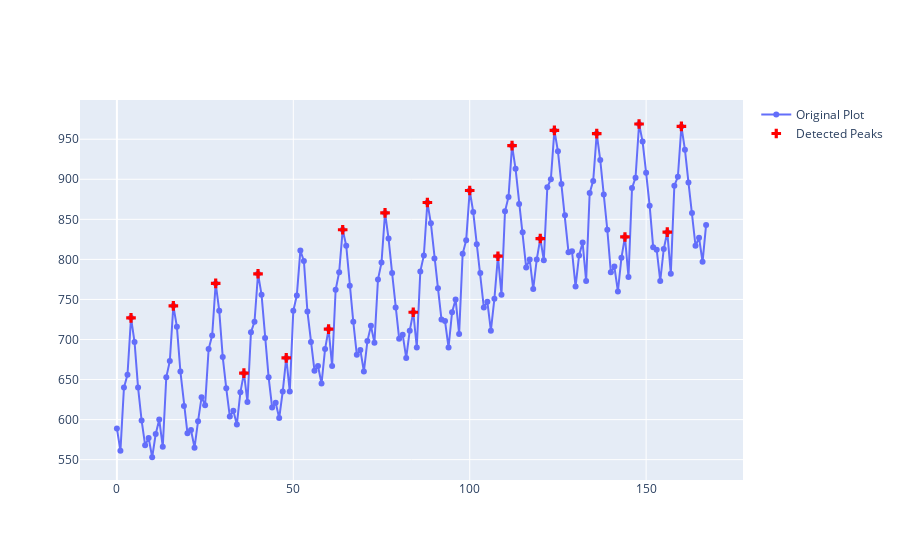

This figure's notebook cell:
### Markdown cell above
<h4 id="Only-Highest-Peaks">Only Highest Peaks<a class="anchor-link" href="#Only-Highest-Peaks">¶</a></h4><p>We can attempt to set our threshold so that we identify as many of the <em>highest peaks</em> that we can.</p>

### Code cell
import plotly.graph_objects as go
import numpy as np
import pandas as pd
from scipy.signal import find_peaks

milk_data = pd.read_csv('https://raw.githubusercontent.com/plotly/datasets/master/monthly-milk-production-pounds.csv')
time_series = milk_data['Monthly milk production (pounds per cow)']

indices = find_peaks(time_series, threshold=20)[0]

fig = go.Figure()
fig.add_trace(go.Scatter(
    y=time_series,
    mode='lines+markers',
    name='Original Plot'
))

fig.add_trace(go.Scatter(
    x=indices,
    y=[time_series[j] for j in indices],
    mode='markers',
    marker=dict(
        size=8,
        color='red',
        symbol='cross'
    ),
    name='Detected Peaks'
))

fig.show()

### Figure 1 — Plotly figure (JSON) as saved in the notebook; plotly's stock layout.template omitted (floating-point values rounded to 4 significant figures; data arrays with more than 128 entries replaced by an {"elided": "..."} marker saying what was removed)
{"data": [{"mode": "lines+markers", "name": "Original Plot", "type": "scatter", "y": {"elided": "168 int values"}}, {"marker": {"color": "red", "size": 8, "symbol": "cross"}, "mode": "markers", "name": "Detected Peaks", "type": "scatter", "x": [4, 16, 28, 36, 40, 48, 60, 64, 76, 84, 88, 100, 108, 112, 120, 124, 136, 144, 148, 156, 160], "y": [727, 742, 770, 658, 782, 677, 713, 837, 858, 734, 871, 886, 804, 942, 826, 961, 957, 828, 969, 834, 966]}], "layout": {}}
